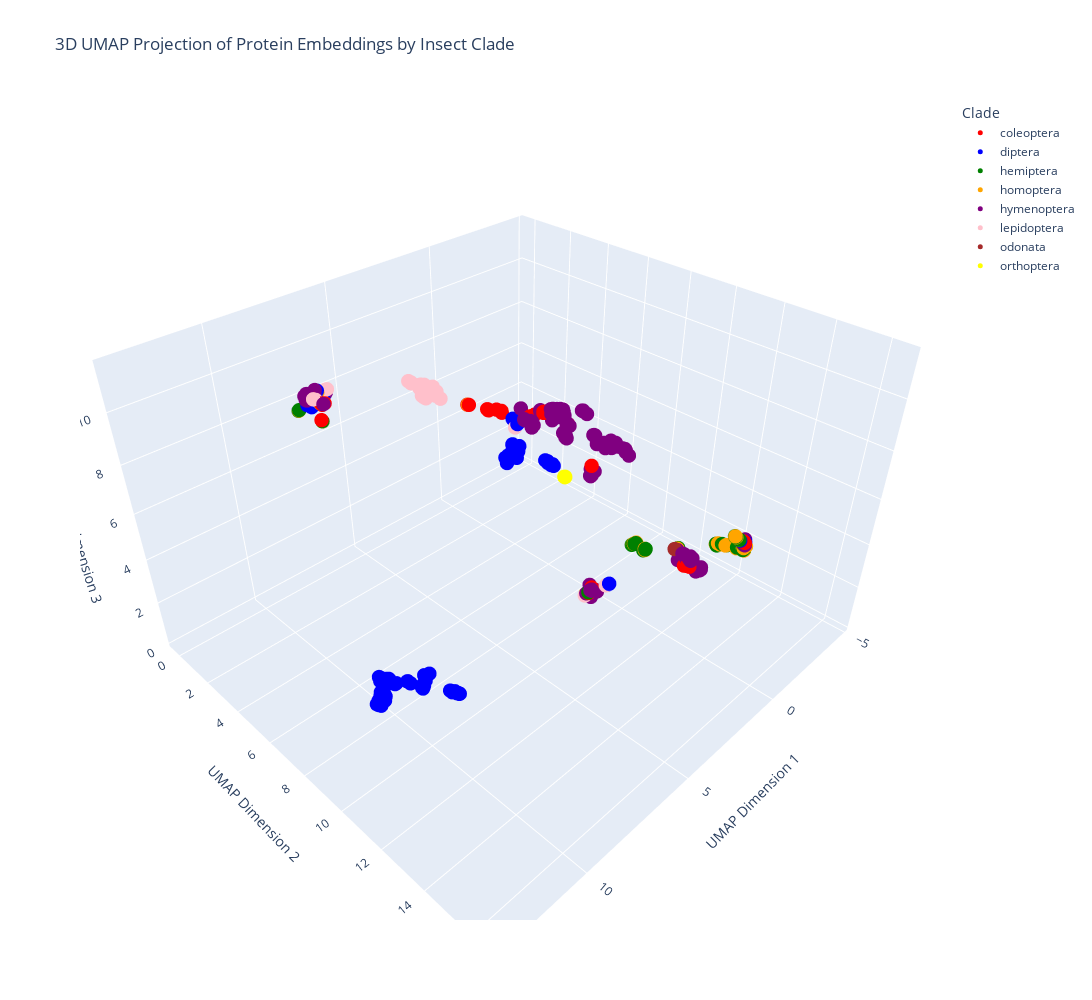

This figure's notebook cell:
### Code cell
# Create a new figure for 3D plotting
fig = go.Figure()

# Plot each clade's points in the 3D space
for clade in embeddings_data.keys():
    indices = (all_labels_3d == clade)
    fig.add_trace(go.Scatter3d(
        x=embedded_data_3d[indices, 0],
        y=embedded_data_3d[indices, 1],
        z=embedded_data_3d[indices, 2],
        mode='markers',
        marker=dict(
            size=5,
            color=color_map[clade],
        ),
        text=keys_data[clade],
        hoverinfo="text",
        name=clade
    ))

# Set the title and labels
fig.update_layout(
    title='3D UMAP Projection of Protein Embeddings by Insect Clade',
    scene=dict(
        xaxis_title='UMAP Dimension 1',
        yaxis_title='UMAP Dimension 2',
        zaxis_title='UMAP Dimension 3'
    ),
    legend_title="Clade",
    width=1200,
    height=1000,
)

# Show plot
fig.show()

### Figure 1 — Plotly figure (JSON) as saved in the notebook; plotly's stock layout.template omitted (floating-point values rounded to 4 significant figures; data arrays with more than 128 entries replaced by an {"elided": "..."} marker saying what was removed)
{"data": [{"hoverinfo": "text", "marker": {"color": "red", "size": 5}, "mode": "markers", "name": "coleoptera", "text": ["CAK1651321_1 Protein timeless homolog [Acanthoscelides obtectus]", "CAK1651322_1 Protein timeless homolog [Acanthoscelides obtectus]", "CAK1651328_1 Protein timeless homolog [Acanthoscelides obtectus]", "CAK1651332_1 Protein timeless homolog [Acanthoscelides obtectus]", "CAK1657700_1 Protein timeless homolog [Acanthoscelides obtectus]", "CAK1664182_1 Protein timeless homolog [Acanthoscelides obtectus]", "KAF7271216_1 hypothetical protein GWI33_015878 [Rhynchophorus ferrugineus]", "KAF7275727_1 hypothetical protein GWI33_011329, partial [Rhynchophorus ferrugineus]", "KAF7276150_1 hypothetical protein GWI33_010874, partial [Rhynchophorus ferrugineus]", "KAF7276725_1 hypothetical protein GWI33_009884, partial [Rhynchophorus ferrugineus]", "KAF7277062_1 hypothetical protein GWI33_009485, partial [Rhynchophorus ferrugineus]", "KAF7285717_1 hypothetical protein GWI33_010138 [Rhynchophorus ferrugineus]", "XP_008201051_1 protein timeless homolog isoform X1 [Tribolium castaneum]", "XP_015840765_1 protein timeless homolog isoform X2 [Tribolium castaneum]", "XP_017771147_1 PREDICTED: protein timeless homolog [Nicrophorus vespilloides]", "XP_017783660_1 PREDICTED: protein timeless homolog, partial [Nicrophorus vespilloides]", "XP_018327682_1 protein timeless homolog [Agrilus planipennis]", "XP_018561954_1 protein timeless homolog [Anoplophora glabripennis]", "XP_019866643_2 protein timeless homolog [Aethina tumida]", "XP_022919507_1 protein timeless homolog [Onthophagus taurus]", "XP_023016006_1 protein timeless homolog [Leptinotarsa decemlineata]", "XP_028140690_1 protein timeless homolog [Diabrotica virgifera virgifera]", "XP_030750597_1 protein timeless homolog [Sitophilus oryzae]", "XP_031332510_1 protein timeless homolog [Photinus pyralis]", "XP_044258885_1 protein timeless homolog [Tribolium madens]", "XP_044762559_1 protein timeless homolog [Coccinella septempunctata]", "XP_045461505_1 protein timeless homolog isoform X1 [Harmonia axyridis]", "XP_045461506_1 protein timeless homolog isoform X2 [Harmonia axyridis]", "XP_048519526_1 protein timeless homolog isoform X1 [Dendroctonus ponderosae]", "XP_048519560_1 protein timeless homolog isoform X2 [Dendroctonus ponderosae]", "XP_048519588_1 protein timeless homolog isoform X3 [Dendroctonus ponderosae]", "XP_050308820_1 protein timeless homolog [Anthonomus grandis grandis]", "XP_056642812_1 protein timeless homolog [Diorhabda sublineata]", "XP_056642813_1 protein timeless homolog [Diorhabda sublineata]", "XP_056642814_1 protein timeless homolog [Diorhabda sublineata]", "XP_057660653_1 protein timeless homolog [Diorhabda carinulata]", "XP_057660654_1 protein timeless homolog [Diorhabda carinulata]", "XP_057660656_1 protein timeless homolog [Diorhabda carinulata]", "XP_057660657_1 protein timeless homolog [Diorhabda carinulata]", "XP_060524213_1 protein timeless homolog isoform X1 [Cylas formicarius]", "XP_060524214_1 protein timeless homolog isoform X2 [Cylas formicarius]", "XP_063908888_1 protein timeless homolog [Zophobas morio]"], "type": "scatter3d", "x": [7.127, 6.25, 6.258, 6.155, 6.184, 7.075, 7.147, 6.37, 6.518, 6.421, 6.418, 6.753, 5.607, 5.552, 6.722, 7.01, 5.457, -4.353, -4.398, 5.823, 5.178, 5.664, -4.288, 5.19, 5.62, 5.518, 5.411, 5.471, 5.82, 5.798, 5.725, 5.78, 5.458, 5.5, 5.501, 5.525, 5.51, 5.496, 5.504, 5.613, 6.615, 5.507], "y": [-0.2104, 0.0009414, -0.1475, 0.02039, 0.04704, 14.1, 14.08, 0.3765, 0.4432, 0.3805, 0.4136, 0.005213, 10.72, 10.77, -0.03623, 14.07, 16.18, 12.43, 12.39, 9.189, 12.3, 8.792, 12.51, 11.33, 10.73, 16.11, 16.21, 16.15, 7.638, 7.679, 10.29, 9.128, 8.232, 8.277, 8.274, 8.231, 8.275, 8.253, 8.249, 10.37, 0.5308, 10.8], "z": [7.627, 7.959, 6.885, 7.954, 7.92, 7.406, 7.339, 7.857, 7.882, 7.869, 7.89, 8.143, 11.31, 11.34, 8.132, 7.451, 8.701, 2.17, 1.988, 10.79, 9.989, 10.67, 2.179, 11.02, 11.36, 8.567, 8.527, 8.554, 10.45, 10.45, 11.07, 10.81, 10.34, 10.39, 10.39, 10.41, 10.4, 10.37, 10.37, 11.12, 8.009, 11.37]}, {"hoverinfo": "text", "marker": {"color": "blue", "size": 5}, "mode": "markers", "name": "diptera", "text": {"elided": "140 str values"}, "type": "scatter3d", "x": {"elided": "140 float values"}, "y": {"elided": "140 float values"}, "z": {"elided": "140 float values"}}, {"hoverinfo": "text", "marker": {"color": "green", "size": 5}, "mode": "markers", "name": "hemiptera", "text": ["UHH90574_1 cyclobutane pyrimidine dimer photolyase [Pyrrhocoris apterus]", "XP_008186746_1 protein timeless homolog [Acyrthosiphon pisum]", "XP_008482101_2 protein timeless homolog [Diaphorina citri]", "XP_014246467_1 protein timeless homolog [Cimex lectularius]", "XP_014246468_1 protein timeless homolog [Cimex lectularius]", "XP_015364645_1 PREDICTED: protein timeless homolog [Diuraphis noxia]", "XP_016662949_1 protein timeless homolog [Acyrthosiphon pisum]", "XP_018907854_1 PREDICTED: protein timeless homolog [Bemisia tabaci]", "XP_022179868_1 protein timeless homolog isoform X1 [Myzus persicae]", "XP_022179877_1 protein timeless homolog isoform X2 [Myzus persicae]", "XP_024217293_1 protein timeless homolog [Halyomorpha halys]", "XP_025208327_1 protein timeless homolog [Melanaphis sacchari]", "XP_025208328_1 protein timeless homolog [Melanaphis sacchari]", "XP_025415562_1 protein timeless homolog isoform X1 [Sipha flava]", "XP_025415563_1 protein timeless homolog isoform X2 [Sipha flava]", "XP_025415564_1 protein timeless homolog isoform X3 [Sipha flava]", "XP_025415565_1 protein timeless homolog isoform X3 [Sipha flava]", "XP_025415566_1 protein timeless homolog isoform X3 [Sipha flava]", "XP_025415567_1 protein timeless homolog isoform X4 [Sipha flava]", "XP_026679889_1 protein timeless homolog isoform X1 [Diaphorina citri]", "XP_026679890_1 protein timeless homolog isoform X2 [Diaphorina citri]", "XP_026686241_1 protein timeless homolog [Diaphorina citri]", "XP_026686242_1 protein timeless homolog isoform X1 [Diaphorina citri]", "XP_026686243_1 protein timeless homolog isoform X2 [Diaphorina citri]", "XP_026686244_1 protein timeless homolog isoform X3 [Diaphorina citri]", "XP_026816055_1 protein timeless homolog [Rhopalosiphum maidis]", "XP_026816056_1 protein timeless homolog [Rhopalosiphum maidis]", "XP_039290694_1 protein timeless homolog [Nilaparvata lugens]", "XP_046662859_1 protein timeless homolog [Homalodisca vitripennis]", "XP_046687267_1 protein timeless homolog isoform X1 [Homalodisca vitripennis]", "XP_046687268_1 protein timeless homolog isoform X2 [Homalodisca vitripennis]", "XP_050054653_1 protein timeless homolog isoform X1 [Aphis gossypii]", "XP_050054654_1 protein timeless homolog isoform X2 [Aphis gossypii]", "XP_050054655_1 protein timeless homolog isoform X3 [Aphis gossypii]", "XP_050054656_1 protein timeless homolog isoform X4 [Aphis gossypii]", "XP_050066510_1 protein timeless homolog isoform X1 [Aphis gossypii]", "XP_050066511_1 protein timeless homolog isoform X1 [Aphis gossypii]", "XP_050066512_1 protein timeless homolog isoform X2 [Aphis gossypii]", "XP_050066513_1 protein timeless homolog isoform X3 [Aphis gossypii]", "XP_050066514_1 protein timeless homolog isoform X4 [Aphis gossypii]", "XP_050432474_1 LOW QUALITY PROTEIN: protein timeless homolog [Adelges cooleyi]", "XP_050538805_1 protein timeless homolog [Daktulosphaira vitifoliae]", "XP_054279540_1 protein timeless homolog [Macrosteles quadrilineatus]", "XP_054281406_1 protein timeless homolog [Macrosteles quadrilineatus]", "XP_060843659_1 protein timeless homolog isoform X1 [Rhopalosiphum padi]", "XP_060843660_1 protein timeless homolog isoform X2 [Rhopalosiphum padi]", "XP_060869026_1 protein timeless homolog [Metopolophium dirhodum]"], "type": "scatter3d", "x": [5.809, -4.485, 7.147, -3.606, -3.627, -4.291, -4.515, -3.491, -4.264, -4.362, -4.384, -4.402, -4.405, -4.572, -4.58, -4.52, -4.535, -4.557, -4.561, 7.142, 7.133, 6.401, 6.231, 6.234, 6.222, -3.615, -3.606, -3.462, 6.582, -3.539, -3.523, -3.156, -3.18, -3.22, -3.215, -3.186, -3.17, -3.141, -3.208, -3.242, -4.495, -4.506, -3.993, -3.961, -3.648, -3.614, -4.284], "y": [7.657, 12.36, 14.07, 9.798, 9.817, 11.24, 12.36, 12.5, 11.29, 11.47, 12.45, 11.67, 11.69, 12.26, 12.22, 12.28, 12.29, 12.28, 12.32, -0.2165, -0.1893, -0.0003098, -0.1572, -0.1509, -0.1534, 9.892, 9.913, 12.5, 0.4285, 12.49, 12.48, 8.5, 8.576, 8.56, 8.519, 7.932, 7.922, 7.888, 7.97, 8.016, 12.41, 12.08, 12.42, 12.43, 9.856, 9.877, 11.24], "z": [10.45, 1.635, 7.354, 0.7581, 0.7765, 1.461, 1.648, 2.909, 1.409, 1.523, 1.982, 1.56, 1.561, 1.897, 1.829, 1.624, 1.602, 1.613, 1.731, 7.615, 7.651, 8.176, 6.835, 6.831, 6.813, 0.8601, 0.8834, 2.941, 7.957, 2.854, 2.871, 0.2429, 0.3151, 0.3108, 0.3068, 0.2573, 0.2413, 0.2119, 0.281, 0.3159, 1.716, 1.602, 2.43, 2.466, 0.812, 0.8408, 1.454]}, {"hoverinfo": "text", "marker": {"color": "orange", "size": 5}, "mode": "markers", "name": "homoptera", "text": ["UHH90574_1 cyclobutane pyrimidine dimer photolyase [Pyrrhocoris apterus]", "XP_008186746_1 protein timeless homolog [Acyrthosiphon pisum]", "XP_008482101_2 protein timeless homolog [Diaphorina citri]", "XP_014246467_1 protein timeless homolog [Cimex lectularius]", "XP_014246468_1 protein timeless homolog [Cimex lectularius]", "XP_015364645_1 PREDICTED: protein timeless homolog [Diuraphis noxia]", "XP_016662949_1 protein timeless homolog [Acyrthosiphon pisum]", "XP_018907854_1 PREDICTED: protein timeless homolog [Bemisia tabaci]", "XP_022179868_1 protein timeless homolog isoform X1 [Myzus persicae]", "XP_022179877_1 protein timeless homolog isoform X2 [Myzus persicae]", "XP_024217293_1 protein timeless homolog [Halyomorpha halys]", "XP_025208327_1 protein timeless homolog [Melanaphis sacchari]", "XP_025208328_1 protein timeless homolog [Melanaphis sacchari]", "XP_025415562_1 protein timeless homolog isoform X1 [Sipha flava]", "XP_025415563_1 protein timeless homolog isoform X2 [Sipha flava]", "XP_025415564_1 protein timeless homolog isoform X3 [Sipha flava]", "XP_025415565_1 protein timeless homolog isoform X3 [Sipha flava]", "XP_025415566_1 protein timeless homolog isoform X3 [Sipha flava]", "XP_025415567_1 protein timeless homolog isoform X4 [Sipha flava]", "XP_026679889_1 protein timeless homolog isoform X1 [Diaphorina citri]", "XP_026679890_1 protein timeless homolog isoform X2 [Diaphorina citri]", "XP_026686241_1 protein timeless homolog [Diaphorina citri]", "XP_026686242_1 protein timeless homolog isoform X1 [Diaphorina citri]", "XP_026686243_1 protein timeless homolog isoform X2 [Diaphorina citri]", "XP_026686244_1 protein timeless homolog isoform X3 [Diaphorina citri]", "XP_026816055_1 protein timeless homolog [Rhopalosiphum maidis]", "XP_026816056_1 protein timeless homolog [Rhopalosiphum maidis]", "XP_039290694_1 protein timeless homolog [Nilaparvata lugens]", "XP_046662859_1 protein timeless homolog [Homalodisca vitripennis]", "XP_046687267_1 protein timeless homolog isoform X1 [Homalodisca vitripennis]", "XP_046687268_1 protein timeless homolog isoform X2 [Homalodisca vitripennis]", "XP_050054653_1 protein timeless homolog isoform X1 [Aphis gossypii]", "XP_050054654_1 protein timeless homolog isoform X2 [Aphis gossypii]", "XP_050054655_1 protein timeless homolog isoform X3 [Aphis gossypii]", "XP_050054656_1 protein timeless homolog isoform X4 [Aphis gossypii]", "XP_050066510_1 protein timeless homolog isoform X1 [Aphis gossypii]", "XP_050066511_1 protein timeless homolog isoform X1 [Aphis gossypii]", "XP_050066512_1 protein timeless homolog isoform X2 [Aphis gossypii]", "XP_050066513_1 protein timeless homolog isoform X3 [Aphis gossypii]", "XP_050066514_1 protein timeless homolog isoform X4 [Aphis gossypii]", "XP_050432474_1 LOW QUALITY PROTEIN: protein timeless homolog [Adelges cooleyi]", "XP_050538805_1 protein timeless homolog [Daktulosphaira vitifoliae]", "XP_054279540_1 protein timeless homolog [Macrosteles quadrilineatus]", "XP_054281406_1 protein timeless homolog [Macrosteles quadrilineatus]", "XP_060843659_1 protein timeless homolog isoform X1 [Rhopalosiphum padi]", "XP_060843660_1 protein timeless homolog isoform X2 [Rhopalosiphum padi]", "XP_060869026_1 protein timeless homolog [Metopolophium dirhodum]"], "type": "scatter3d", "x": [5.81, -4.6, 7.209, -3.639, -3.629, -4.276, -4.552, -3.447, -4.327, -4.322, -4.439, -4.386, -4.373, -4.583, -4.579, -4.596, -4.535, -4.622, -4.574, 7.133, 7.127, 6.394, 6.23, 6.227, 6.229, -3.597, -3.536, -3.467, 6.592, -3.548, -3.547, -3.184, -3.208, -3.201, -3.215, -3.208, -3.202, -3.168, -3.207, -3.261, -4.477, -4.49, -3.972, -3.963, -3.627, -3.609, -4.286], "y": [7.656, 12.29, 14.02, 9.843, 9.831, 11.24, 12.34, 12.52, 11.3, 11.4, 12.5, 11.66, 11.63, 12.26, 12.25, 12.27, 12.32, 12.34, 12.3, -0.2068, -0.2066, 0.017, -0.1561, -0.1583, -0.1572, 9.887, 9.921, 12.5, 0.4471, 12.51, 12.49, 8.559, 8.527, 8.555, 8.528, 7.952, 7.948, 7.912, 7.957, 8.013, 12.39, 12.07, 12.42, 12.43, 9.856, 9.879, 11.24], "z": [10.45, 1.577, 7.297, 0.8012, 0.7898, 1.442, 1.6, 2.953, 1.487, 1.486, 1.925, 1.567, 1.53, 1.853, 1.793, 1.556, 1.628, 1.527, 1.59, 7.626, 7.631, 8.185, 6.825, 6.819, 6.822, 0.8562, 0.8951, 2.935, 7.968, 2.843, 2.846, 0.274, 0.2652, 0.291, 0.3061, 0.2802, 0.2739, 0.2396, 0.2798, 0.3348, 1.752, 1.562, 2.45, 2.465, 0.8097, 0.8438, 1.455]}, {"hoverinfo": "text", "marker": {"color": "purple", "size": 5}, "mode": "markers", "name": "hymenoptera", "text": {"elided": "173 str values"}, "type": "scatter3d", "x": {"elided": "173 float values"}, "y": {"elided": "173 float values"}, "z": {"elided": "173 float values"}}, {"hoverinfo": "text", "marker": {"color": "pink", "size": 5}, "mode": "markers", "name": "lepidoptera", "text": ["GBP19670_1 Protein timeless homolog [Eumeta japonica]", "KAI8424376_1 hypothetical protein MSG28_002902 [Choristoneura fumiferana]", "PZC70583_1 hypothetical protein B5X24_HaOG215582 [Helicoverpa armigera]", "PZC71942_1 hypothetical protein B5X24_HaOG212222 [Helicoverpa armigera]", "PZC76761_1 hypothetical protein B5X24_HaOG204149 [Helicoverpa armigera]", "PZC86677_1 hypothetical protein B5X24_HaOG206238 [Helicoverpa armigera]", "XP_012545048_1 protein timeless homolog isoform X1 [Bombyx mori]", "XP_012545050_1 protein timeless homolog isoform X3 [Bombyx mori]", "XP_013139047_1 PREDICTED: protein timeless homolog [Papilio polytes]", "XP_013165122_1 PREDICTED: protein timeless homolog isoform X1 [Papilio xuthus]", "XP_013165123_1 PREDICTED: protein timeless homolog isoform X2 [Papilio xuthus]", "XP_013190354_1 protein timeless homolog isoform X1 [Amyelois transitella]", "XP_013190355_1 protein timeless homolog isoform X2 [Amyelois transitella]", "XP_021188130_2 protein timeless homolog isoform X1 [Helicoverpa armigera]", "XP_021188130_3 protein timeless homolog isoform X1 [Helicoverpa armigera]", "XP_021188135_2 protein timeless homolog isoform X2 [Helicoverpa armigera]", "XP_021188135_3 protein timeless homolog isoform X2 [Helicoverpa armigera]", "XP_021203013_1 protein timeless homolog isoform X2 [Bombyx mori]", "XP_022130632_2 protein timeless homolog [Pieris rapae]", "XP_022825293_1 protein timeless homolog [Spodoptera litura]", "XP_023951788_2 protein timeless homolog [Bicyclus anynana]", "XP_026322138_1 protein timeless homolog [Hyposmocoma kahamanoa]", "XP_026737157_1 protein timeless homolog [Trichoplusia ni]", "XP_026755358_2 protein timeless homolog isoform X1 [Galleria mellonella]", "XP_028031042_1 protein timeless homolog [Bombyx mandarina]", "XP_028171612_1 protein timeless homolog [Ostrinia furnacalis]", "XP_030028363_2 protein timeless homolog [Manduca sexta]", "XP_031767070_2 protein timeless homolog isoform X2 [Galleria mellonella]", "XP_032512746_1 protein timeless homolog [Danaus plexippus plexippus]", "XP_034829680_1 protein timeless homolog [Maniola hyperantus]", "XP_037961725_2 protein timeless homolog [Plutella xylostella]", "XP_038223054_1 protein timeless homolog [Zerene cesonia]", "XP_039749472_1 protein timeless homolog [Pararge aegeria]", "XP_041971304_1 protein timeless homolog [Aricia agestis]", "XP_045446823_1 protein timeless homolog [Melitaea cinxia]", "XP_045494148_1 protein timeless homolog [Colias croceus]", "XP_045514633_1 protein timeless homolog isoform X1 [Pieris brassicae]", "XP_045514640_1 protein timeless homolog isoform X2 [Pieris brassicae]", "XP_045534788_1 protein timeless homolog isoform X1 [Papilio machaon]", "XP_045534789_1 protein timeless homolog isoform X2 [Papilio machaon]", "XP_045765294_1 protein timeless homolog isoform X1 [Maniola jurtina]", "XP_045765295_1 protein timeless homolog isoform X2 [Maniola jurtina]", "XP_046963189_1 protein timeless homolog [Vanessa cardui]", "XP_047022504_1 protein timeless homolog isoform X1 [Helicoverpa zea]", "XP_047022505_1 protein timeless homolog isoform X2 [Helicoverpa zea]", "XP_047526130_1 protein timeless homolog [Pieris napi]", "XP_047528915_1 protein timeless homolog [Vanessa atalanta]", "XP_047983992_1 protein timeless homolog isoform X1 [Leguminivora glycinivorella]", "XP_047983993_1 protein timeless homolog isoform X2 [Leguminivora glycinivorella]", "XP_049869881_1 protein timeless homolog [Pectinophora gossypiella]", "XP_050343206_1 protein timeless homolog [Nymphalis io]", "XP_050562246_1 protein timeless homolog [Spodoptera frugiperda]", "XP_050681257_1 protein timeless homolog [Leptidea sinapis]", "XP_052749243_1 protein timeless homolog isoform X1 [Galleria mellonella]", "XP_053603776_1 protein timeless homolog [Plodia interpunctella]", "XP_059046079_1 protein timeless homolog [Achroia grisella]", "XP_061377646_1 protein timeless homolog [Danaus plexippus]", "XP_061710979_1 protein timeless homolog [Cydia pomonella]", "XP_063360561_1 protein timeless homolog [Cydia amplana]", "XP_063377349_1 protein timeless homolog [Cydia fagiglandana]", "XP_063533309_1 protein timeless homolog [Cydia strobilella]", "XP_063619541_1 protein timeless homolog [Cydia splendana]", "XP_063824228_1 protein timeless homolog isoform X1 [Ostrinia nubilalis]", "XP_063824229_1 protein timeless homolog isoform X2 [Ostrinia nubilalis]", "XP_063893290_1 protein timeless homolog isoform X1 [Helicoverpa armigera]", "XP_064071504_1 protein timeless homolog [Vanessa tameamea]", "sp|Q17062_1|PER_ANTPE RecName: Full=Period circadian protein", "sp|Q25020_1|PER_HYACE RecName: Full=Period circadian protein", "sp|Q25478_1|PER_MANSE RecName: Full=Period circadian protein"], "type": "scatter3d", "x": [6.569, 6.339, 6.0, 7.249, 6.083, 6.701, 6.067, 6.051, 6.529, 6.555, 6.087, 6.05, 6.09, 6.736, 6.702, 6.694, 6.704, 6.094, 6.496, 6.573, 6.175, 5.94, 6.476, 6.635, 6.026, 6.178, 6.006, 6.6, 6.405, 6.381, 6.273, 6.744, 6.406, 6.085, 6.41, 6.657, 6.489, 6.474, 6.6, 6.595, 6.111, 6.1, 6.018, 6.741, 6.714, 6.427, 6.021, 6.224, 6.188, 6.076, 6.018, 6.413, 6.411, 6.573, 6.222, 6.716, 6.417, 6.242, 6.248, 6.294, 6.229, 6.264, 6.159, 6.101, 6.674, 6.019, 6.788, 6.762, 6.655], "y": [6.415, 6.444, 0.07293, 14.03, 0.06804, 5.968, 5.881, 6.353, 6.462, 6.38, 6.654, 5.907, 5.934, 5.919, 5.958, 5.974, 5.965, 5.936, 6.235, 6.136, 6.4, 9.882, 6.243, 6.355, 5.903, 5.775, 5.824, 6.234, 6.206, 6.054, 6.6, 5.899, 6.263, 5.943, 6.351, 5.921, 6.319, 6.284, 6.389, 6.389, 5.859, 5.899, 5.819, 6.04, 5.959, 6.329, 5.832, 6.557, 6.593, 5.917, 5.824, 6.089, 6.074, 6.352, 6.511, 6.409, 6.152, 6.539, 6.582, 6.476, 6.539, 6.562, 5.809, 5.828, 5.977, 5.829, 14.4, 0.2599, 0.2523], "z": [10.78, 10.65, 8.192, 7.271, 8.195, 10.93, 10.39, 10.37, 10.5, 10.65, 10.39, 10.39, 10.41, 10.97, 10.94, 10.93, 10.95, 10.41, 10.49, 10.86, 10.76, 10.61, 10.83, 10.85, 10.35, 10.53, 10.27, 10.87, 10.72, 10.78, 10.68, 10.98, 10.86, 10.44, 10.49, 10.88, 10.47, 10.49, 10.66, 10.67, 10.47, 10.44, 10.25, 10.97, 10.96, 10.48, 10.25, 10.61, 10.66, 10.43, 10.25, 10.79, 10.65, 10.82, 10.57, 10.91, 10.68, 10.57, 10.57, 10.56, 10.59, 10.65, 10.53, 10.47, 10.91, 10.25, 7.601, 8.137, 8.066]}, {"hoverinfo": "text", "marker": {"color": "brown", "size": 5}, "mode": "markers", "name": "odonata", "text": ["XP_046407332_1 protein timeless homolog [Ischnura elegans]"], "type": "scatter3d", "x": [5.505], "y": [15.73], "z": [8.938]}, {"hoverinfo": "text", "marker": {"color": "yellow", "size": 5}, "mode": "markers", "name": "orthoptera", "text": ["XP_046982697_1 protein timeless homolog [Schistocerca americana]", "XP_047100393_1 protein timeless homolog [Schistocerca piceifrons]", "XP_049770457_1 protein timeless homolog [Schistocerca cancellata]", "XP_049797672_1 protein timeless homolog [Schistocerca nitens]", "XP_049842526_1 protein timeless homolog [Schistocerca gregaria]", "XP_049849404_1 protein timeless homolog [Schistocerca gregaria]", "XP_049945993_1 protein timeless homolog [Schistocerca serialis cubense]"], "type": "scatter3d", "x": [5.295, 5.292, 5.292, 5.291, 5.291, 5.668, 5.289], "y": [11.35, 11.38, 11.36, 11.38, 11.38, 9.529, 11.37], "z": [9.218, 9.227, 9.214, 9.22, 9.222, 10.64, 9.206]}], "layout": {"height": 1000, "legend": {"title": {"text": "Clade"}}, "scene": {"xaxis": {"title": {"text": "UMAP Dimension 1"}}, "yaxis": {"title": {"text": "UMAP Dimension 2"}}, "zaxis": {"title": {"text": "UMAP Dimension 3"}}}, "title": {"text": "3D UMAP Projection of Protein Embeddings by Insect Clade"}, "width": 1200}}
